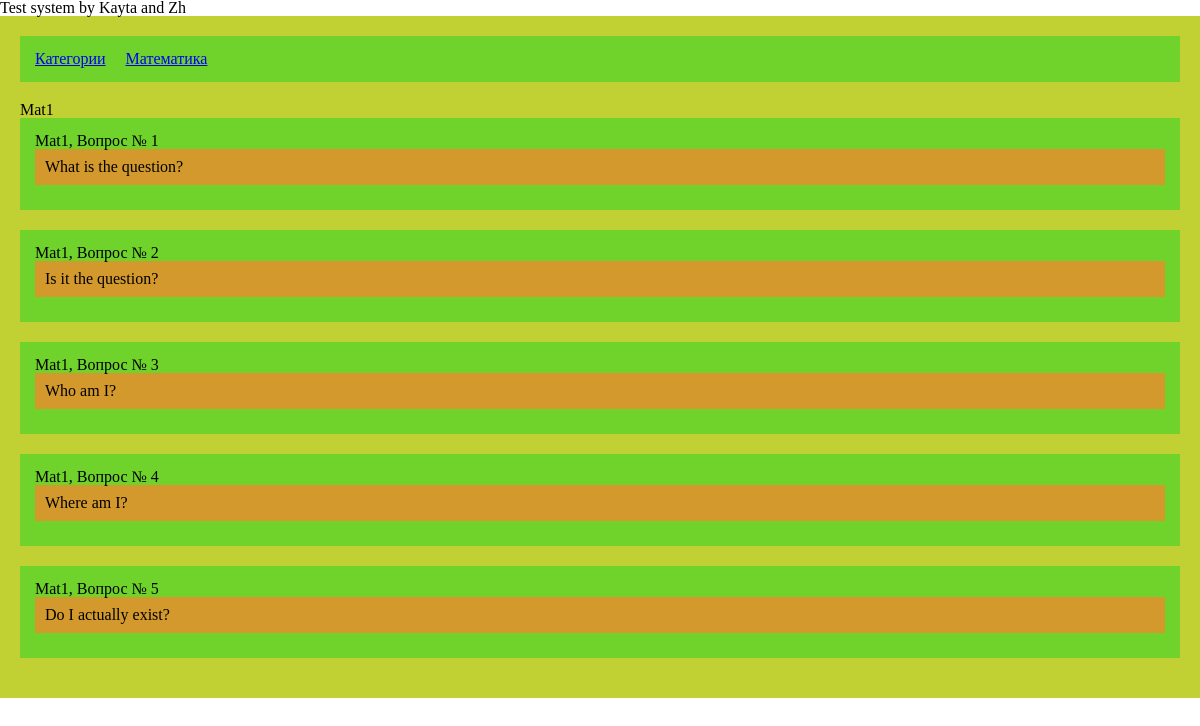
Screenshot of /test/matematika/3/ with the database file from the repository.
### tester/models.py (models this page shows, shortened)
class TestCategory(models.Model):
    name = models.CharField(_('Название категории'), max_length=150, unique=True)
    slug = models.SlugField(_('Имя в ссылке'), max_length=150, unique=True)
    def __str__(self):
        return self.name
    class Meta:
        verbose_name = 'Категория тестов'
        verbose_name_plural = 'Категории тестов'
        ordering = ['name']

class TestInstance(models.Model):
    name = models.CharField(_('Тема'), max_length=150)
    description = models.TextField(_('Описание'), blank=True)
    category = models.ForeignKey(TestCategory,
        verbose_name='Категория',
        on_delete=models.CASCADE,
        related_name='tests',
        related_query_name='test',
    )
    def __str__(self):
        return self.name
    class Meta:
        verbose_name = 'Тест'
        verbose_name_plural = 'Тесты'
        ordering = ['category', 'name']

class Question(models.Model):
    class QuestionType(models.TextChoices):
        FREE_ANSWER = 'FA', _('Свободный ответ')
        ONE_ANSWER = 'OA', _('Один вариант ответа')
        MANY_ANSWERS = 'MA', _('Несколько вариантов ответа')
    description = models.CharField(_('Описание'), max_length=150, blank=True)
    image = models.ImageField(
        _('Картинка'),
        upload_to='img/question_images',
        height_field=None, width_field=None,
        max_length=None,
        blank=True, null=True
    )
    text = models.TextField(_('Текст вопроса'), blank=True)
    test_instance = models.ForeignKey(TestInstance, on_delete=models.CASCADE,
        related_name='questions',
        related_query_name='question',
        verbose_name='Тест',
    )
    number = models.IntegerField(_('Номер'), default=-1, editable=False)
    cost = models.IntegerField(_('Стоимость'), default=0)
    def qtype(self):
        correct_answers = self.choices.filter(is_correct=True).count()
        if correct_answers == 0:
            return 'FA'
        if correct_answers == 1:
            return 'OA'
        return 'MA'
    qtype.short_description = 'Тип вопроса'
    def __str__(self):
        return '%s, Вопрос № %s' % (self.test_instance.name, self.number)
    class Meta:
        verbose_name = 'Вопрос'
        verbose_name_plural = 'Вопросы'
        ordering = ['test_instance', 'pk']

### tester/views.py (the view)
# urls.py: path('<slug:category_slug>/<int:pk>/', views.TestDetailView.as_view(), name="test"),
class TestDetailView(DetailView):
    model = models.TestInstance
    context_object_name = 'test'
    def get_context_data(self, *args, **kwargs):
        context = super().get_context_data(*args, **kwargs)
        context['category'] = models.TestCategory.objects.get(slug=self.kwargs['category_slug'])
        context['questions'] = self.get_object().questions.all()
        return context

### tester/templates/tester/testinstance_detail.html (shortened to what this page needs)
{% extends 'base.html' %}
{% load static %}
{% load static %}
{% block styles %}
	<link rel="stylesheet" href="{% static 'css/tester_tmp.css' %}">
{% endblock styles %}
{% block content %}
<div class="lev-1">
	<ul class="lev-2 breadcrumbs">
		<li><a href="{% url 'tester:categories' %}">Категории</a></li>
		<li><a href="{% url 'tester:category' category.slug %}">{{ category }}</a></li>
	</ul>
	<h2>{{ test.name }}</h2>
	{% for question in questions %}
		<div class="lev-2">
			<p>{{ question }}</p>
			<p class="lev-3">{{ question.text }}</p>
		</div>
	{% endfor %}
</div>
{% endblock content %}

### templates/base.html (shortened to what this page needs)
<!DOCTYPE html>
{% load static %}
<html lang="en">
<head>
	{% block styles %}
	{% endblock styles %}
</head>
<body>
	{% block header %}
		<h1>Test system by Kayta and Zh</h1>
	{% endblock header %}
	{% block content %}
	{% endblock content %}
</body>
</html>

### tester/static/css/tester_tmp.css (style rules this page uses)
html, body, div, span, applet, object, iframe, h1, h2, h3, h4, h5, h6, p, blockquote, pre, a, abbr, acronym, address, big, cite, code, del, dfn, em, img, ins, kbd, q, s, samp, small, strike, strong, sub, sup, tt, var, b, u, i, center, dl, dt, dd, ol, ul, li, fieldset, form, label, legend, table, caption, tbody, tfoot, thead, tr, th, td, article, aside, canvas, details, embed, figure, figcaption, footer, header, hgroup, menu, nav, output, ruby, section, summary, time, mark, audio, video { margin: 0; padding: 0; border: 0; font-size: 100%; font: inherit; vertical-align: baseline; box-sizing: border-box; }
body { line-height: 1; }
ol, ul { list-style: none; }
.lev-1 { padding: 20px; background: #c1d134; margin-bottom: 30px; }
.lev-2 { padding: 15px; background: #6fd32c; margin-bottom: 20px; }
.lev-3 { padding: 10px; background: #d3992c; margin-bottom: 10px; }
.breadcrumbs { display: flex; }
.breadcrumbs li { margin-right: 20px; }

### rows the page displays
TestCategory: name "Математика"
TestInstance: name "Mat1"
Question: test_instance+number "Mat1, Вопрос № 1", text "What is the question?"
Question: test_instance+number "Mat1, Вопрос № 2", text "Is it the question?"
Question: test_instance+number "Mat1, Вопрос № 3", text "Who am I?"
Question: test_instance+number "Mat1, Вопрос № 4", text "Where am I?"
Question: test_instance+number "Mat1, Вопрос № 5", text "Do I actually exist?"
